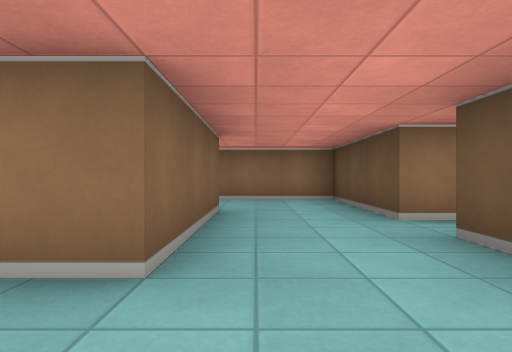
[1] (above)

24 first-person views from a walk through a cub3D maze. The camera is about half as high as the walls, looks level and sees 75° across. The floor is counted in squares. Each view is taken from the middle of a square. On the plan, view 1 faces up. The plan holds only what a view shows up to about 9 squares ahead; the rest is blank.

[2]
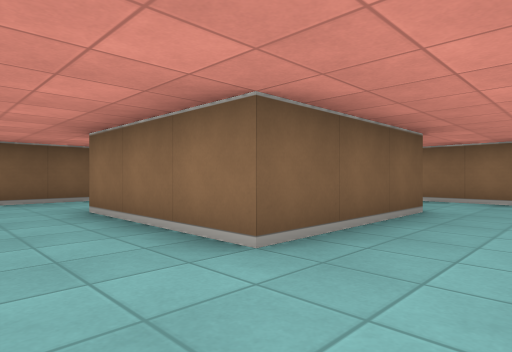

[3]
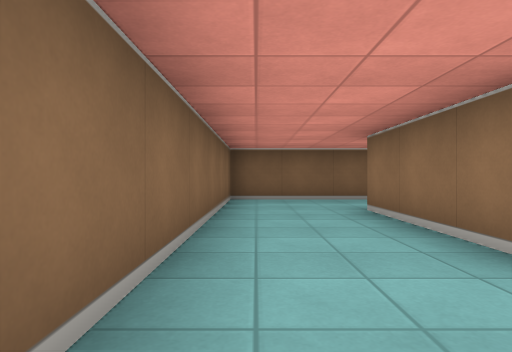

[4]
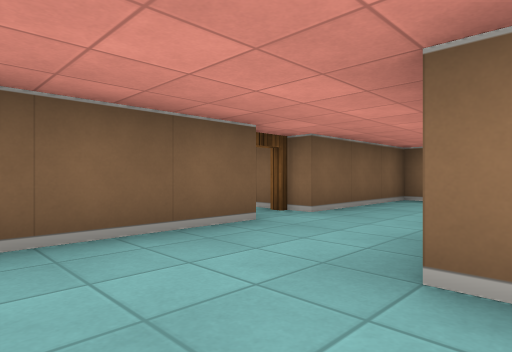

[5]
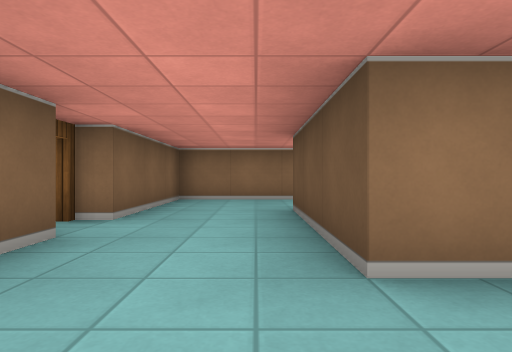

[6]
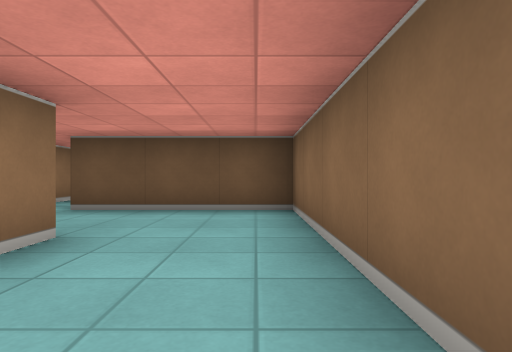

[7]
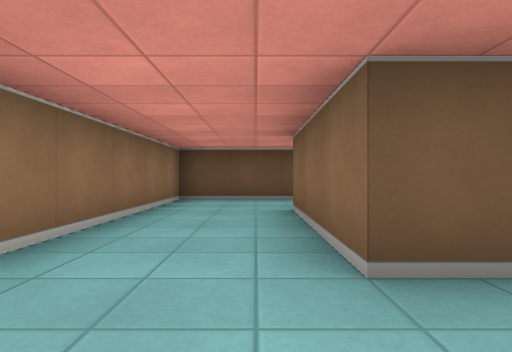

[8]
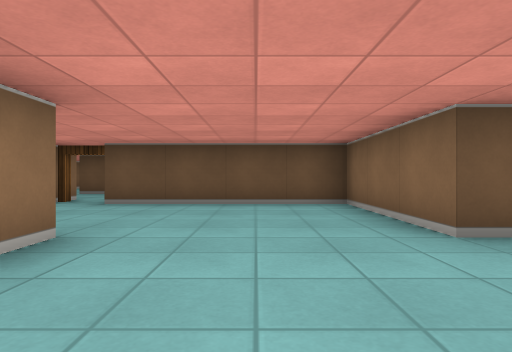

[9]
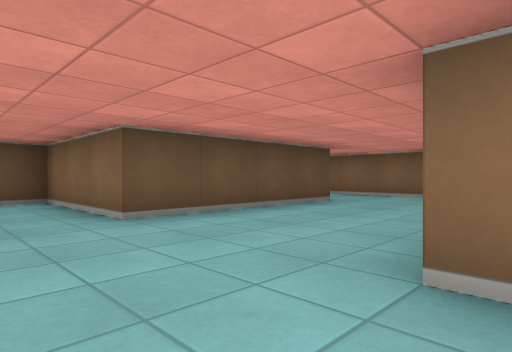

[10]
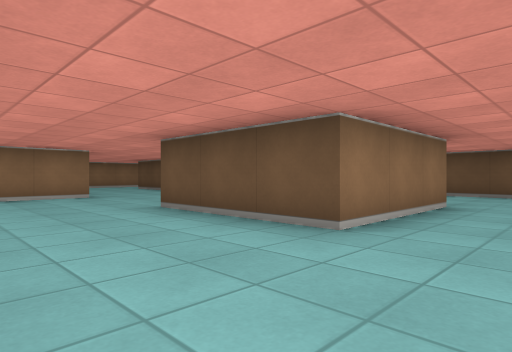

[11]
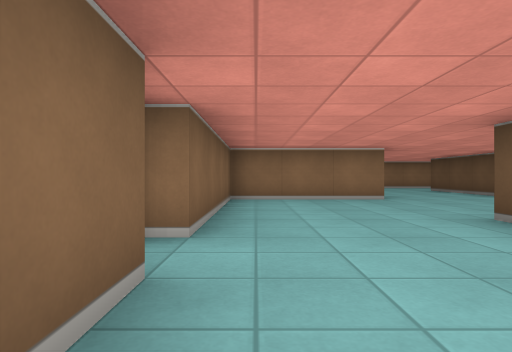

[12]
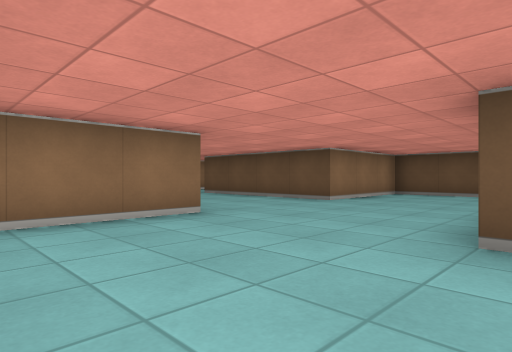

[13]
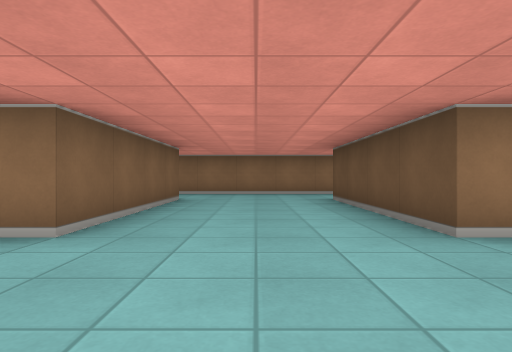

[14]
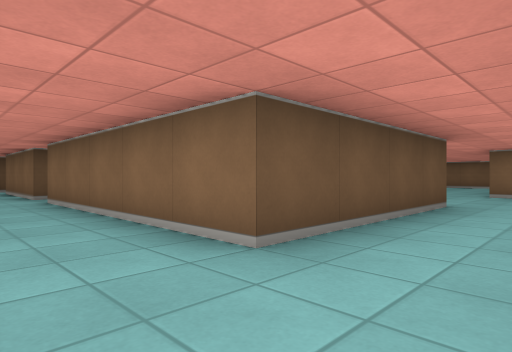

[15]
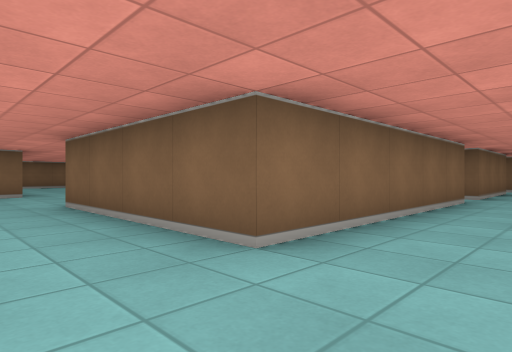

[16]
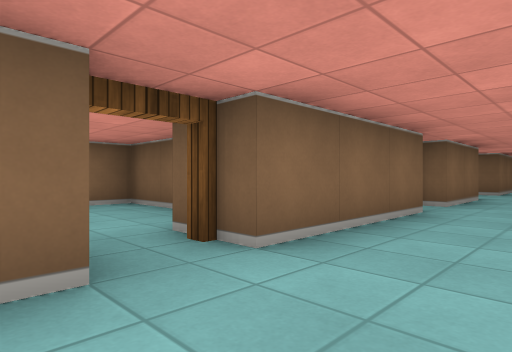

[17]
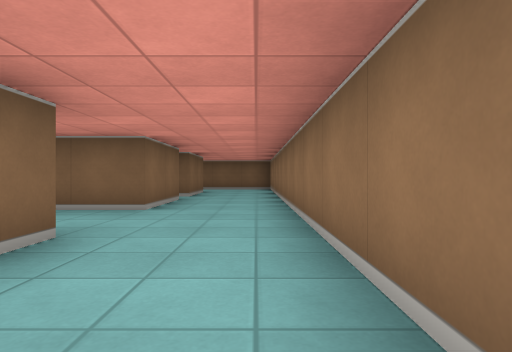

[18]
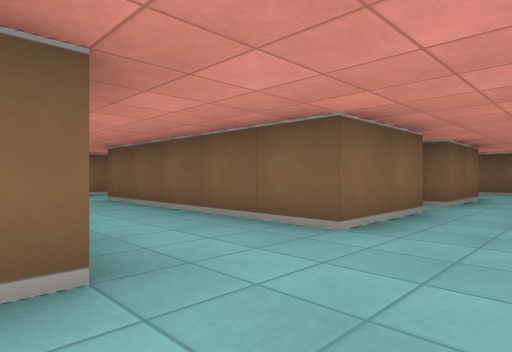

[19]
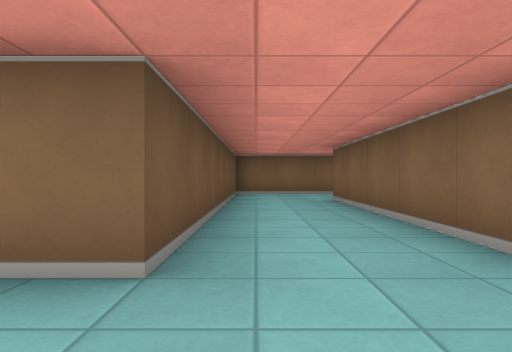

[20]
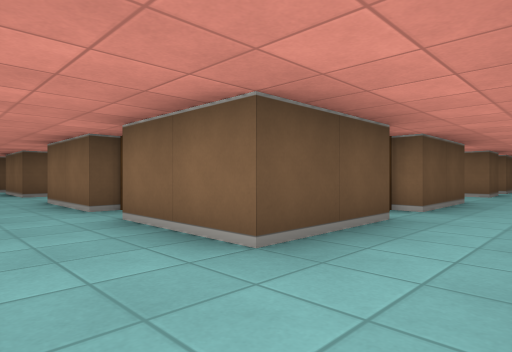

[21]
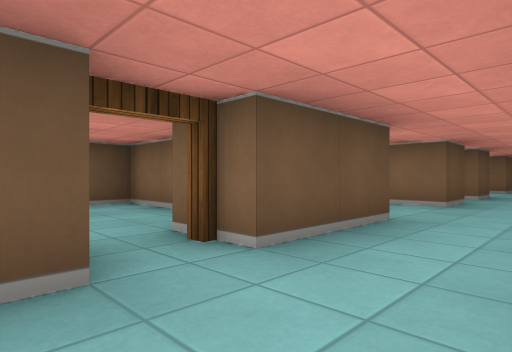

[22]
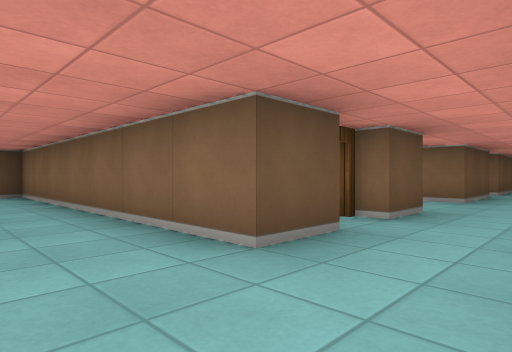

[23]
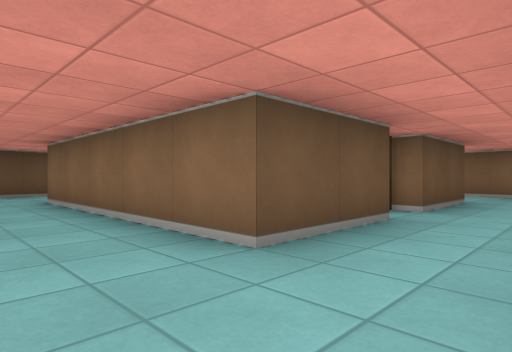

[24]
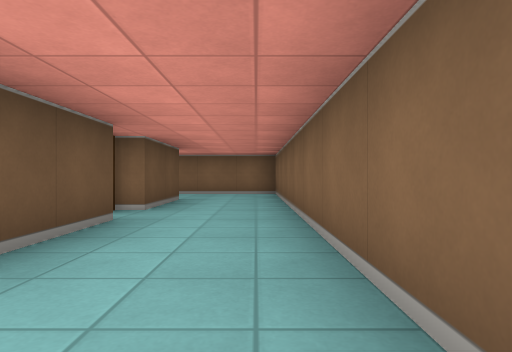

### Floor plan
Points are (right, up) in squares from view 1. A wall is a line through its corners. A room is listed if a view was taken in it or the views show most of it. See-through windows are left out.
Room 1 (views 1, 2, 3, 4, 5, 6, 7)
walls: (-5.5, 2.5) (-5.5, -0.5) (1.5, -0.5) (1.5, 2.5); (-0.5, 2.5) (-0.5, 1.5) (-3.5, 1.5) (-3.5, 4.5) (-0.5, 4.5) (-0.5, 3.5); (1.5, 3.5) (1.5, 6.5) (-5.5, 6.5) (-5.5, 3.5)
ways out: open door at (-6, 3) to room 2; opening at (0.5, 2); opening at (0.5, 4)
Room 2 (views 8, 9, 10, 11, 12, 13, 14, 15, 16, 17, 18, 19, 20, 21, 22, 23, 24)
walls: (-9.5, 1.5) (-12.5, 1.5) (-12.5, 4.5); (-6.5, 5.6) (-6.5, 7.5) (-9.5, 7.5) (-9.5, 11.5) (-4.5, 11.5); (-15.5, 2.5) (-15.5, 1.6); (-9, 13.5) (-13, 13.5); (-17.6, 11.5) (-12.5, 11.5) (-12.5, 7.5) (-15.5, 7.5) (-15.5, 3.5); (-3.5, 11.5) (-0.5, 11.5); (-9.5, -5.5) (-9.5, -1.5) (-6.5, -1.5) (-6.5, 2.5); (-21.5, 11.5) (-18.5, 11.5); (-10.5, -7.5) (-8.1, -7.5); (-22.6, 13.5) (-30.8, 13.5); (-24.5, -1) (-24.5, -0.1); (-28.5, 11.5) (-26.5, 11.5) (-26.5, 6.5); (-31.5, 3.5) (-31.5, 4.5) (-24.5, 4.5) (-24.5, 11.5) (-22.5, 11.5); (-31.5, 6.5) (-31.5, 8.5); (-31.5, 1.5) (-31.5, 2.5); (-31.5, 9.4) (-31.5, 11.5) (-29.5, 11.5); (-31.5, -2.5) (-31.5, -0.5) (-26.5, -0.5); (-33.5, 0.4) (-33.5, -7.5) (-31, -7.5); (-31.5, -5.5) (-31.5, -3.5); (-33.5, 11.8) (-33.5, 11)
ways out: open door at (-6, 3) to room 1; open door at (-31, -3); open door at (-31, 3); open door at (-31, 9); open door at (-29, 11); open door at (-22, 11); open door at (-18, 11); open door at (-16, 3); open door at (-4, 11); open door at (0, 11)

Positions as (right, up) in squares from view 1, and headings:
1: (0, 0), facing up
2: (1, 0), facing up-left
3: (1, 0), facing left
4: (-3, 0), facing up-left
5: (-4, 0), facing up
6: (-3, 0), facing right
7: (-5, 5), facing right
8: (-12, 0), facing right
9: (-13, 0), facing down-right
10: (-15, 0), facing up-right
11: (-15, 1), facing up
12: (-15, 4), facing up-right
13: (-11, 5), facing up
14: (-11, 13), facing down-right
15: (-11, 13), facing down-left
16: (-17, 13), facing down-left
17: (-22, 13), facing left
18: (-24, 13), facing down-left
19: (-25, 13), facing down
20: (-33, 13), facing down-right
21: (-33, 10), facing down-right
22: (-33, 6), facing down-right
23: (-33, 1), facing down-right
24: (-33, 1), facing down
